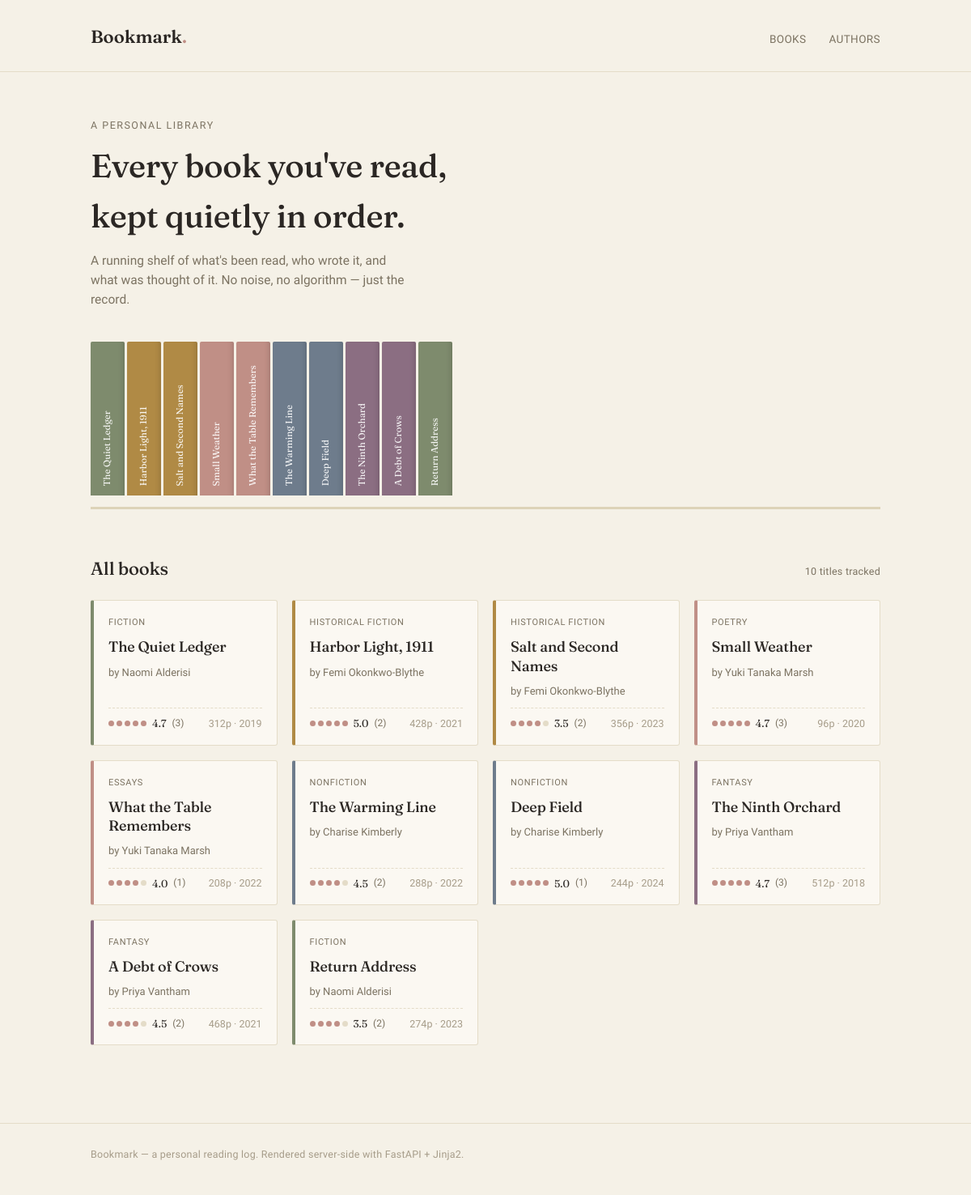
The page /home on the database its author committed.
### models.py (models this page shows)
class Book(Base):
    __tablename__ = 'books'
    id: Mapped[int] = mapped_column(Integer, primary_key=True, index=True)
    title: Mapped[str] = mapped_column(String(200), nullable=False)
    genre: Mapped[str] = mapped_column(String(200), nullable=False)
    pages: Mapped[int] = mapped_column(Integer, nullable=False)
    year: Mapped[int] = mapped_column(Integer, nullable=False)
    description: Mapped[str | None] = mapped_column(Text, nullable=True)
    author_id: Mapped[int] = mapped_column(ForeignKey("authors.id"), nullable=False)        # Foreign Key
    author: Mapped["Author"] = relationship(back_populates="books")
    reviews: Mapped[list["Review"]] = relationship(back_populates="book", cascade="all, delete-orphan")

class Author(Base):
    __tablename__ = "authors"
    id: Mapped[int] = mapped_column(primary_key=True, index=True)
    name: Mapped[str] = mapped_column(String(100), nullable=False)
    bio: Mapped[str | None] = mapped_column(String(500), nullable=True)
    initials: Mapped[str | None] = mapped_column(String(10), nullable=True)
    books: Mapped[list["Book"]] = relationship(back_populates="author", cascade="all, delete-orphan")

### main.py (the view)
@app.get("/", include_in_schema=False)
@app.get("/home", include_in_schema=False)
def home(request: Request, db: Annotated[Session, Depends(get_db)]):
    result = db.execute(select(models.Author))
    authors = result.scalars().all()
    result = db.execute(select(models.Book))
    books = result.scalars().all()
    return templates.TemplateResponse(
        request,
        "index.html",
        {"authors" : authors, "books" : books}
    )

### templates/index.html (shortened to what this page needs)
{% extends "base.html" %}
{% block content %}
{% set genre_tone = {
  'Fiction': 'sage',
  'Historical Fiction': 'ochre',
  'Poetry': 'rose',
  'Essays': 'rose',
  'Nonfiction': 'slate',
  'Fantasy': 'plum'
} %}
<div class="wrap">
  <section class="hero">
    <div class="eyebrow">A personal library</div>
    <h1>Every book you've read,<br>kept quietly in order.</h1>
    <p class="sub">A running shelf of what's been read, who wrote it, and what was thought of it. No noise, no algorithm — just the record.</p>
    <div class="shelf" aria-label="Browse by spine">
      {% for book in books[:10] %}
        <a class="spine tone-{{ genre_tone.get(book.genre, 'sage') }}" href="/books/{{ book.id }}" title="{{ book.title }}">
          <span class="spine-label">{{ book.title }}</span>
        </a>
      {% endfor %}
    </div>
  </section>
  <section>
    <div class="section-head">
      <h2>All books</h2>
      <span class="count-tag">{{ books|length }} titles tracked</span>
    </div>
    <div class="grid">
      {% for book in books %}
        {% set author = authors | selectattr('id', 'equalto', book.author_id) | first %}
        {% set review_count = book.reviews|length %}
        {% set avg = (book.reviews | sum(attribute='rating') / review_count) if review_count > 0 else None %}
        {% set rounded = avg|round(0, 'common')|int if avg else 0 %}
        <a class="card tone-{{ genre_tone.get(book.genre, 'sage') }}" href="/books/{{ book.id }}">
          <span class="tag-genre">{{ book.genre }}</span>
          <h3>{{ book.title }}</h3>
          <span class="by">by {{ author.name if author else "Unknown" }}</span>
          <div class="meta">
            <span class="rating-line">
              <span class="dots">
                {% for i in range(1, 6) %}
                  <span class="dot {{ 'filled' if i <= rounded else '' }}"></span>
                {% endfor %}
              </span>
              {% if avg %}
                <span class="num">{{ "%.1f"|format(avg) }}</span>
                <span>({{ review_count }})</span>
              {% else %}
                <span>No reviews yet</span>
              {% endif %}
            </span>
            <span>{{ book.pages }}p · {{ book.year }}</span>
          </div>
        </a>
      {% endfor %}
    </div>
  </section>
</div>
{% endblock %}

### static/css/style.css (style rules this page uses)
:root { --ivory: #F5F1E7; --paper: #FBF8F2; --ink: #2B2724; --taupe: #7C7362; --taupe-light: #A69C89; --line: #E4DCC8; --sage: #7E8B6D; --sage-soft: #E7EADF; --rose: #C08F86; --rose-soft: #F3E3DF; --ochre: #B08A45; --ochre-soft: #EFE4CD; --slate: #6E7C8C; --slate-soft: #E1E6EA; --plum: #8B6E82; --plum-soft: #EBE0E7; --radius: 3px; --shadow: 0 1px 2px rgba(43, 39, 36, 0.05), 0 8px 24px -12px rgba(43, 39, 36, 0.12); }
* { box-sizing: border-box; }
html { scroll-behavior: smooth; }
body { margin: 0; background: var(--ivory); color: var(--ink); font-family: 'Work Sans', sans-serif; font-size: 15px; line-height: 1.55; -webkit-font-smoothing: antialiased; }
h1, h2, h3, .display { font-family: 'Fraunces', serif; font-weight: 500; letter-spacing: -0.01em; margin: 0; }
a { color: inherit; text-decoration: none; }
.wrap { max-width: 1040px; margin: 0 auto; padding: 0 32px; }
.hero { margin-bottom: 56px; }
.eyebrow { font-size: 12.5px; letter-spacing: 0.12em; text-transform: uppercase; color: var(--taupe); margin-bottom: 10px; }
.hero h1 { font-size: 40px; max-width: 22ch; }
.hero p.sub { margin-top: 12px; color: var(--taupe); max-width: 46ch; font-size: 15.5px; }
.shelf { margin-top: 40px; display: flex; gap: 3px; align-items: flex-end; overflow-x: auto; padding-bottom: 14px; border-bottom: 3px solid #DDD3B8; }
.spine { flex: 0 0 auto; width: 42px; height: 190px; border-radius: 2px 2px 0 0; cursor: pointer; display: flex; align-items: flex-end; justify-content: center; padding-bottom: 12px; position: relative; transition: transform 0.18s ease, height 0.18s ease; box-shadow: inset -6px 0 10px -8px rgba(0,0,0,0.35); }
.spine .spine-label { writing-mode: vertical-rl; transform: rotate(180deg); font-size: 11.5px; font-family: 'Fraunces', serif; color: rgba(255,255,255,0.92); white-space: nowrap; max-height: 160px; overflow: hidden; text-overflow: ellipsis; }
.tone-sage { background: var(--sage); }
.tone-rose { background: var(--rose); }
.tone-ochre { background: var(--ochre); }
.tone-slate { background: var(--slate); }
.tone-plum { background: var(--plum); }
.section-head { display: flex; align-items: baseline; justify-content: space-between; margin-bottom: 22px; }
.section-head h2 { font-size: 22px; }
.count-tag { font-size: 12.5px; color: var(--taupe); letter-spacing: 0.02em; }
.grid { display: grid; grid-template-columns: repeat(auto-fill, minmax(220px, 1fr)); gap: 18px; }
.card { background: var(--paper); border: 1px solid var(--line); border-radius: var(--radius); padding: 18px 18px 16px; display: flex; flex-direction: column; gap: 10px; transition: box-shadow 0.15s ease, transform 0.15s ease, border-color 0.15s ease; position: relative; border-left: 4px solid transparent; }
.card .tag-genre { font-size: 11px; letter-spacing: 0.06em; text-transform: uppercase; color: var(--taupe); }
.card h3 { font-size: 18px; line-height: 1.3; }
.card .by { font-size: 13px; color: var(--taupe); }
.card .meta { margin-top: auto; display: flex; align-items: center; justify-content: space-between; font-size: 12.5px; color: var(--taupe-light); padding-top: 8px; border-top: 1px dashed var(--line); }
.card.tone-sage { border-left-color: var(--sage); }
.card.tone-rose { border-left-color: var(--rose); }
.card.tone-ochre { border-left-color: var(--ochre); }
.card.tone-slate { border-left-color: var(--slate); }
.card.tone-plum { border-left-color: var(--plum); }
.dots { display: inline-flex; gap: 3px; align-items: center; }
.dots .dot { width: 7px; height: 7px; border-radius: 50%; background: var(--line); }
.dots .dot.filled { background: var(--rose); }
.rating-line { display: flex; align-items: center; gap: 7px; font-size: 12px; color: var(--taupe); }
.rating-line .num { font-family: 'Fraunces', serif; color: var(--ink); font-size: 13px; }

### rows shown on the page
Book: title "The Quiet Ledger", genre "FICTION", avg "4.7", review_count "3", pages "312", year "2019"
Book: title "Harbor Light, 1911", genre "HISTORICAL FICTION", avg "5.0", review_count "2", pages "428", year "2021"
Book: title "Salt and Second Names", genre "HISTORICAL FICTION", avg "3.5", author "2", pages "356", year "2023"
Book: title "Small Weather", genre "POETRY", avg "4.7", author "3", pages "96", year "2020"
Book: title "What the Table Remembers", genre "ESSAYS", avg "4.0", review_count "1", pages "208", year "2022"
Book: title "The Warming Line", genre "NONFICTION", avg "4.5", review_count "2", pages "288", year "2022"
Book: title "Deep Field", genre "NONFICTION", avg "5.0", review_count "1", pages "244", year "2024"
Book: title "The Ninth Orchard", genre "FANTASY", avg "4.7", review_count "3", pages "512", year "2018"
Book: title "A Debt of Crows", genre "FANTASY", avg "4.5", review_count "2", pages "468", year "2021"
Book: title "Return Address", genre "FICTION", avg "3.5", review_count "2", pages "274", year "2023"
Author: name "Naomi Alderisi"
Author: name "Femi Okonkwo-Blythe"
Author: name "Yuki Tanaka Marsh"
Author: name "Charise Kimberly"
Author: name "Priya Vantham"

### other values the page prints
{{ books|length }} "10"
